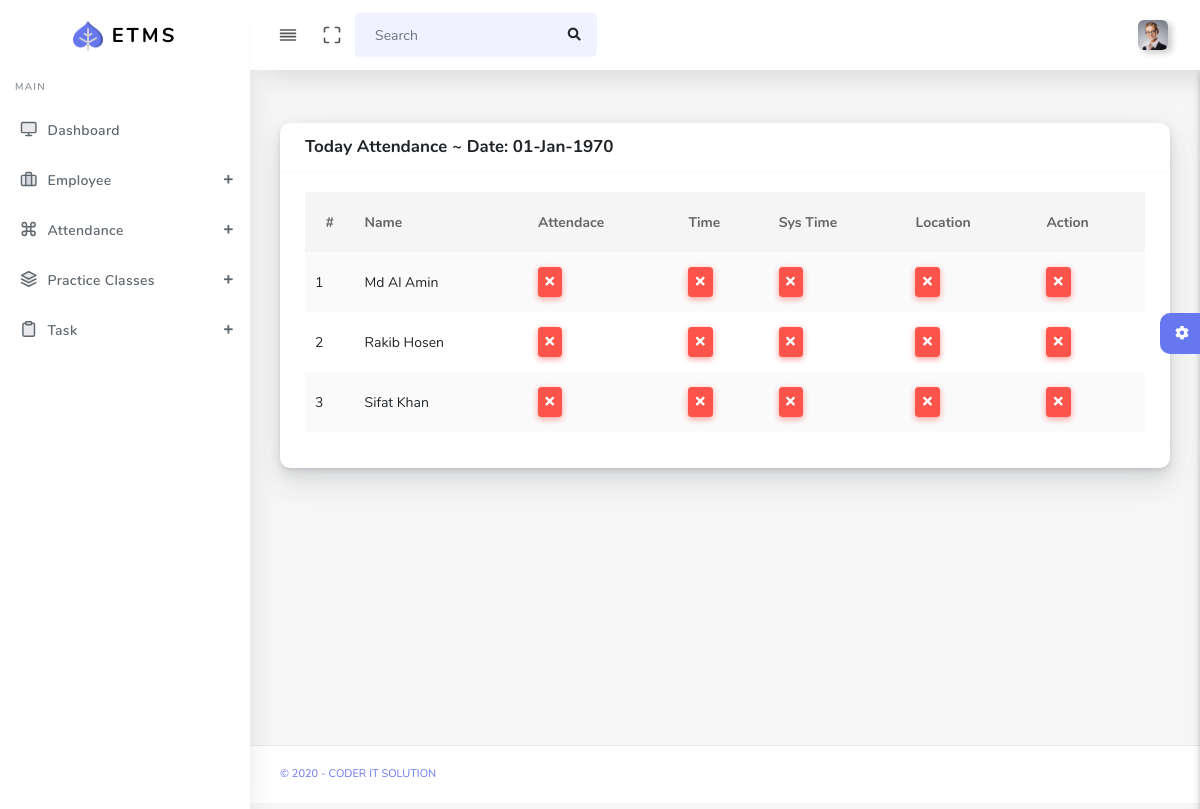
Screenshot of /admin/AttSingleDate.php (signed in) with the database file from the repository.
### tables this page shows
CREATE TABLE `em_users` (
  `u_id` int(11) NOT NULL,
  `first_name` varchar(255) NOT NULL,
  `last_name` varchar(255) NOT NULL,
  `email` varchar(255) NOT NULL,
  `mobile` varchar(255) NOT NULL,
  `birthday` date NOT NULL,
  `blood_group` varchar(100) NOT NULL,
  `father_name` varchar(255) NOT NULL,
  `mother_name` varchar(255) NOT NULL,
  `f_or_m_mobile` varchar(100) NOT NULL,
  `edu` varchar(100) DEFAULT NULL,
  `address` varchar(255) DEFAULT NULL,
  `password` varchar(255) NOT NULL,
  `register_date` datetime NOT NULL,
  `email_verify` int(100) NOT NULL DEFAULT 0,
  `email_verify_code` varchar(100) DEFAULT NULL,
  `mobile_verify` int(11) NOT NULL DEFAULT 0,
  `mobile_verify_code` varchar(100) DEFAULT NULL,
  `photo` varchar(255) DEFAULT NULL,
  `reset_code` int(11) DEFAULT NULL
);

### functions.php (called while the page is built, shortened)
<?php
require_once('config.php');
function checkAttendance($user_id,$checkDate){
    global $pdo;
    $stm=$pdo->prepare("SELECT * FROM em_attendance WHERE em_id=? AND DATE(user_time) = ?");
    $stm->execute(array($user_id,$checkDate));
    return $result = $stm->rowCount();
}
 ?>

### admin/AttSingleDate.php (the view)
<?php require_once('header.php');
$requestDate = $_REQUEST['date'];
?>
<div class="row">
  <div class="col-12">
    <div class="card">
      <div class="card-header">
        <h4>Today Attendance ~ <span>Date: <?php echo date('d-M-Y',strtotime($requestDate)); ?></span></h4>
      </div>
      <div class="card-body">
        <div class="table-responsive">
          <table class="table table-striped">
            <thead>
              <tr>
                <th class="text-center">
                  #
                </th>
                <th>Name</th>
                <th>Attendace</th>
                <th>Time</th>
                <th>Sys Time</th>
                <th>Location</th>
                <th>Action</th>
              </tr>
            </thead>
            <tbody>
            	<?php
            	$stm=$pdo->prepare("SELECT * FROM em_users");
            	$stm->execute();
            	$result = $stm->fetchAll(PDO::FETCH_ASSOC);
            	$a=1;
              $today = $requestDate;
            	foreach($result as $row) :
            	 ?>
             	<tr>
                	<td><?php echo $a;$a++; ?></td>
                	<td><?php echo $row['first_name']." ".$row['last_name']; ?></td>
                	<td><?php
                  if(checkAttendance($row['u_id'],$today) == 1 ){
                    echo '<span class="btn btn-success btn-circle btn-sm"><i class="fas fa-check "></i></span>';
                  }else{
                    echo '<span class="btn btn-danger btn-circle btn-sm"><i class="fas fa-times "></i></span>';
                  }
                   ?></td>
                	<td><?php
                  if(checkAttendance($row['u_id'],$today) == 1 ){
                    $userTime = checkAttInfo($row['u_id'],$today,'user_time');
                    echo date('h:i A',strtotime($userTime));
                  }else{
                    echo '<span class="btn btn-danger btn-circle btn-sm"><i class="fas fa-times "></i></span>';
                  }
                   ?></td>
                	<td>
                   <?php
                  if(checkAttendance($row['u_id'],$today) == 1 ){
                    $userTime = checkAttInfo($row['u_id'],$today,'system_time');
                    echo date('h:i A',strtotime($userTime));
                  }else{
                    echo '<span class="btn btn-danger btn-circle btn-sm"><i class="fas fa-times "></i></span>';
                  }
                   ?>
                  </td>
                	<td>
                   <?php
                   if(checkAttendance($row['u_id'],$today) == 1 ){
                    ?>
                    <a href="#" data-toggle="modal" data-target="#viewModal<?php echo $row['u_id'];?>" class="btn btn-success"><i class="fa fa-eye"> View</i></a>
                    <div class="modal fade" id="viewModal<?php echo $row['u_id'];?>" tabindex="-1" role="dialog" aria-labelledby="viewModal"
                      aria-hidden="true">
                      <div class="modal-dialog" role="document">
                        <div class="modal-content">
                          <div class="modal-header">
                            <h5 class="modal-title border-bottom" id="exampleModalLabel"><?php echo $row['first_name']." ".$row['last_name']; ?>'s  Location</h5>
                            <button type="button" class="close" data-dismiss="modal" aria-label="Close">
                              <span aria-hidden="true">&times;</span>
                            </button>
                          </div>
                          <div class="modal-body">
                          <?php
                          $latitude = checkAttInfo($row['u_id'],$today,'latitude') ;
                          $longitude = checkAttInfo($row['u_id'],$today,'longitude');
                           ?>
                          <iframe style="border:0" src="https://www.google.com/maps/embed/v1/place?q=<?php echo $latitude; ?>,<?php echo $longitude;?>&amp;key=AIzaSyCw-BKYqt_gpvdrB6kAu30hN8t_jugXaPU" width="100%" height="450" frameborder="0"></iframe>
                          </div>
                        </div>
                      </div>
                    </div>
                    <?php
                  }else{
                    echo '<span class="btn btn-danger btn-circle btn-sm"><i class="fas fa-times "></i></span>';
                  }
                    ?>
                  </td>
                  <td>
                   <?php
                   if(checkAttendance($row['u_id'],$today) == 1 ){
                    ?>
                    <a href="#" data-toggle="modal" data-target="#moreModal<?php echo $row['u_id'];?>" class="btn btn-success"><i class="fa fa-eye"> More</i></a>
                    <div class="modal fade" id="moreModal<?php echo $row['u_id'];?>" tabindex="-1" role="dialog" aria-labelledby="viewModal"
                      aria-hidden="true">
                      <div class="modal-dialog" role="document">
                        <div class="modal-content">
                          <div class="modal-header">
                            <h5 class="modal-title border-bottom" id="exampleModalLabel"><?php echo $row['first_name']." ".$row['last_name']; ?>'s  Details</h5>
                            <button type="button" class="close" data-dismiss="modal" aria-label="Close">
                              <span aria-hidden="true">&times;</span>
                            </button>
                          </div>
                          <div class="modal-body">
                          <?php
                          $ip_address = checkAttInfo($row['u_id'],$today,'ip_address') ;
                          $device_details = checkAttInfo($row['u_id'],$today,'device_details');
                           ?>
                          <table class="table">
                            <tr>
                              <td>Ip Address: </td>
                              <td><?php echo $ip_address; ?></td>
                            </tr>
                            <tr>
                              <td>Device Details: </td>
                              <td><?php echo $device_details; ?></td>
                            </tr>
                          </table>
                          </div>
                        </div>
                      </div>
                    </div>
                    <?php
                  }else{
                    echo '<span class="btn btn-danger btn-circle btn-sm"><i class="fas fa-times "></i></span>';
                  }
                    ?>
                  </td>
              	</tr>
              <?php endforeach; ?>
            </tbody>
          </table>
        </div>
      </div>
    </div>
  </div>
</div>
<?php require_once('footer.php'); ?>

### rows the page displays
em_users: first_name "Md Al", last_name "Amin"
em_users: first_name "Rakib", last_name "Hosen"
em_users: first_name "Sifat", last_name "Khan"

### other values shown
date('d-M-Y',strtotime($requestDate)) "01-Jan-1970"
